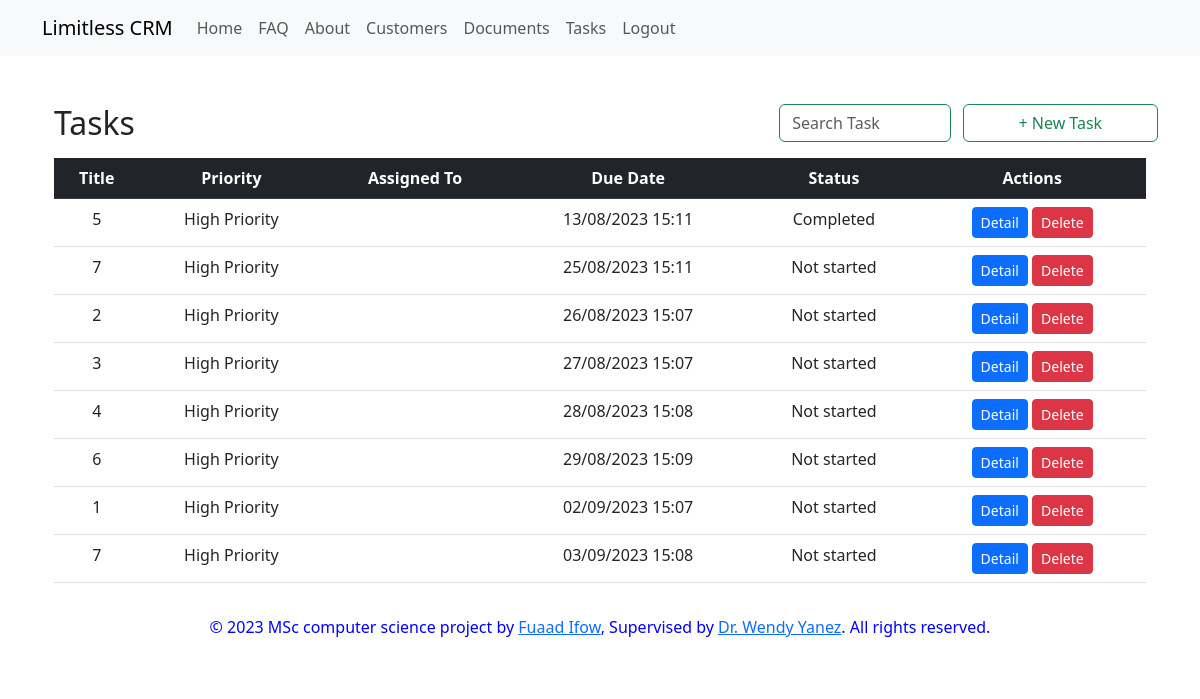
Before: /tasks/ (signed in) with the older database file.
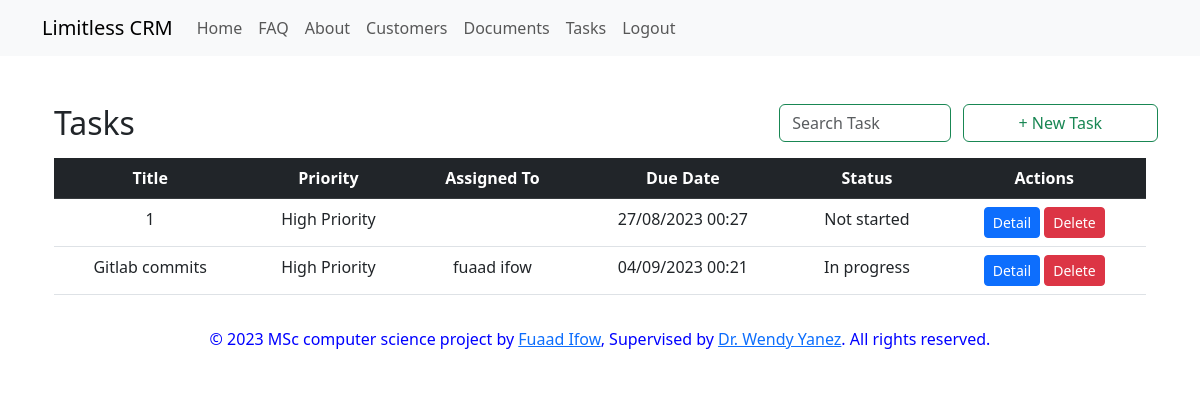
After: the same page with the newer database file.
### task_manager/models.py (models this page shows, shortened)
class Task(models.Model):
    user = models.ForeignKey(User, on_delete=models.CASCADE, default=None)
    title = models.CharField(max_length=200)
    description = models.TextField()
    assigned_to_name = models.CharField(max_length=100, blank=True, null=True)
    assigned_to_position = models.CharField(max_length=100, blank=True, null=True)
    assigned_to_email = models.EmailField(blank=True, null=True)
    due_date = models.DateTimeField(blank=True, null=True)
    status = models.CharField(max_length=20, choices=STATUS_CHOICES, default='not_started')

### task_manager/views.py (the view)
# urls.py: path('', views.task_list, name='task_list'),
def task_list(request):
    user = request.user
    tasks = Task.objects.filter(
        user=user
    ).order_by(
        Case(
            When(due_date__isnull=True, then=Value(timezone.datetime.max)),
            default=F('due_date'),
        )
    )
    for task in tasks:
        due_date = task.due_date
        if due_date:
            time_diff = (due_date - timezone.now()).days
            if time_diff < 7:
                task.priority = 'High Priority'
            elif 7 <= time_diff < 14:
                task.priority = 'Medium Priority'
            else:
                task.priority = 'Low Priority'
        else:
            task.priority = 'No Due Date'
    return render(request, 'task_manager/task_list.html', {'tasks': tasks})

### task_manager/templates/task_manager/task_list.html (shortened to what this page needs)
{% extends 'base/base.html' %}
{% load static %}
{% block content %}
<div class="container mt-5 text-center">
    <div class="d-flex justify-content-between align-items-center mb-3">
        <div class="row">
            <h2 class="text-dark mb-0">Tasks</h2>
        </div>
        <div class="row d-flex align-items-start">
             <div class="form-group  mr-3 w-50">
                <input type="text" class="form-control border-success" id="searchInput" placeholder="Search Task">
            </div>
            <a href="{% url 'create_task' %}" class="btn btn-outline-success w-50">+ New Task</a>
        </div>
    </div>
    <div class="table-responsive">
        <table class="table " id="taskTable">
            <thead class="table-dark">
            <tr>
                <th scope="col" class="clickable" data-column="1">Title </th>
                <th scope="col" class="clickable" data-column="2">Priority </th>
                <th scope="col">Assigned To</th>
                <th scope="col" class="clickable" data-column="4">Due Date </th>
                <th scope="col" class="clickable" data-column="5">Status </th>
                <th scope="col">Actions</th>
            </tr>
            </thead>
            <tbody>
            {% for task in tasks %}
            <tr class="clickable-row" data-href="{% url 'edit_task' task.id %}">
                <td>{{ task.title }}</td>
                <td data-value="{{ task.priority }}">{{ task.priority }}</td>
                <td>
                    {% if task.assigned_to_name %}
                        {{ task.assigned_to_name }}
                    {% endif %}
                </td>
                <td data-value="{{ task.due_date }}">
                    {% if task.due_date %}
                        {{ task.due_date|date:"d/m/Y H:i" }}
                    {% endif %}
                </td>
                <td data-value="{{ task.status }}">
                    {% if task.status %}
                        {{ task.get_status_display }}
                    {% endif %}
                </td>
                <td>
                    <a href="{% url 'edit_task' task.id %}" class="btn btn-primary btn-sm">Detail</a>
                    <button  type="button" class="btn btn-danger btn-sm btn-delete-task btn-canel-task" data-id="{{ task.id }}">Delete</button>
                </td>
            </tr>
            {% empty %}
            <tr>
                <td colspan="6">No tasks found.</td>
            </tr>
            {% endfor %}
            </tbody>
        </table>
    </div>
</div>
{% endblock %}

### crm/templates/base/base.html (shortened to what this page needs)
{% load static %}
{% load django_bootstrap5 %}
<!DOCTYPE html>
<html>
<head>
    <link rel="stylesheet" href="https://cdn.jsdelivr.net/npm/bootstrap@5.3.0-alpha1/dist/css/bootstrap.min.css">
    <link rel="stylesheet" href="{% static 'crm/styles.css' %}">
</head>
<body>
    <header>
        <nav class="navbar navbar-expand-lg navbar-light bg-light">
            <div class="container">
                <a class="navbar-brand" href="{% url 'home' %}">Limitless CRM</a>
                <div class="collapse navbar-collapse" id="navbarNav">
                    <ul class="navbar-nav">
                        <li class="nav-item">
                            <a class="nav-link" href="{% url 'home' %}">Home</a>
                        <li class="nav-item">
                            <a class="nav-link" href="{% url 'faq' %}">FAQ</a>
                        </li>
                        {% if user.is_authenticated %}
                    <li class="nav-item">
                        <a class="nav-link" href="{% url 'about' %}">About</a>
                    </li>
                        <li class="nav-item">
                            <a class="nav-link" href="{% url 'customer_list' %}">Customers</a>
                        </li>
                        <li class="nav-item">
                            <a class="nav-link" href="{% url 'document_list' %}">Documents</a>
                        </li>
                        <li class="nav-item">
                            <a class="nav-link" href="{% url 'task_list' %}">Tasks</a>
                        </li>
                        <li class="nav-item">
                            <a class="nav-link" href="{% url 'logout' %}">Logout</a>
                        </li>
                        {% endif %}
                    </ul>
                </div>
            </div>
        </nav>
    </header>
    <main class="container mt-4">
        {% block content %}
        {% endblock %}
    </main>
    <footer class="mt-auto py-3 bg-white">
        <div class="container text-center">
            <p style="color: blue;">&copy; {% now "Y" %} MSc computer science project by <a href="https://www.linkedin.com/in/fuaad-ifow-05ba32175/" target="_blank" rel="noopener noreferrer">Fuaad Ifow</a>, Supervised by <a href="https://www.birmingham.ac.uk/staff/profiles/computer-science/academic-staff/yanez-wendy.aspx" target="_blank" rel="noopener noreferrer">Dr. Wendy Yanez</a>. All rights reserved.</p>
        </div>
    </footer>
</body>
</html>

Changed rows visible on the page:
removed Task: title "5", priority "High Priority", due_date "13/08/2023 15:11", status "Completed"
removed Task: title "7", priority "High Priority", due_date "25/08/2023 15:11", status "Not started"
removed Task: title "2", priority "High Priority", due_date "26/08/2023 15:07", status "Not started"
removed Task: title "3", priority "High Priority", due_date "27/08/2023 15:07", status "Not started"
removed Task: title "4", priority "High Priority", due_date "28/08/2023 15:08", status "Not started"
removed Task: title "6", priority "High Priority", due_date "29/08/2023 15:09", status "Not started"
removed Task: title "1", priority "High Priority", due_date "02/09/2023 15:07", status "Not started"
removed Task: title "7", priority "High Priority", due_date "03/09/2023 15:08", status "Not started"
added Task: title "1", priority "High Priority", due_date "27/08/2023 00:27", status "Not started"
added Task: title "Gitlab commits", priority "High Priority", assigned_to_name "fuaad ifow", due_date "04/09/2023 00:21", status "In progress"
